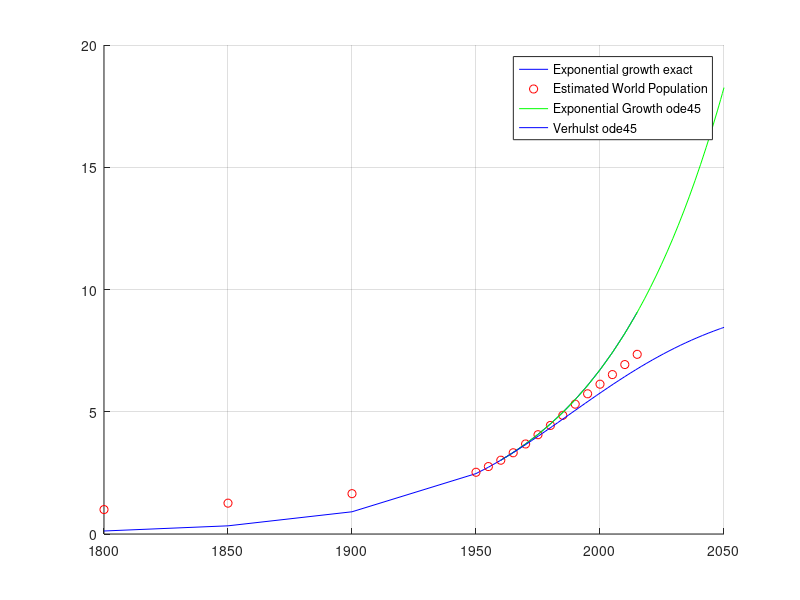

MATLAB code for this plot:
data_t = [1800,1850,1900,1950:5:2015];
data_p = [1,1.262,1.650,2.525,2.758,3.018,3.322,3.682,4.061,4.440,4.853,5.310,5.735,6.127,6.520,6.930,7.349];
t0 = 1960;
y0 = 3.018;
b_m = 0.02;
g = 0.029;
p = 2.941*10^-3;
f = @(t) y0*exp((b_m)*(t-t0));
f1 = @(t, y) b_m*y;
f2 = @(t, y) (g-p*y)*y;
[t, y] = ode45(f1, [1960 2050], y0);
[t2, y2] = ode45(f2, [1960 2050], y0);
grid on;
hold on;
plot(data_t, f(data_t), 'b', data_t, data_p, 'ro', t, y, 'g', t2, y2, 'b');
legend('Exponential growth exact', 'Estimated World Population', 'Exponential Growth ode45', 'Verhulst ode45');
